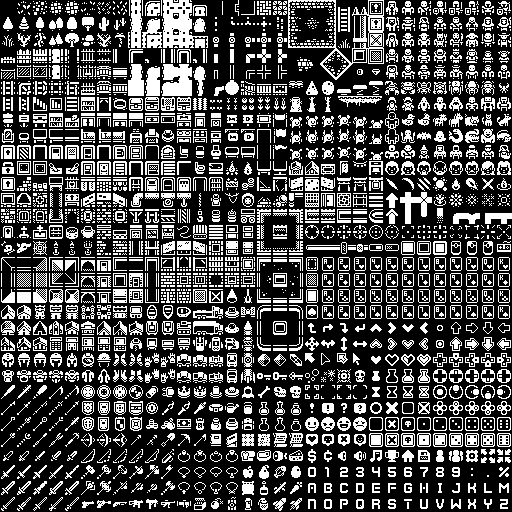
#> input picture assets/tilesets/kenney-1-bit/tileset-monochrome-transparent-no-borders.png, 512 x 512 px
$ python remove_tileset_borders.py tileset-monochrome-transparent-no-borders.png out.png
#> lines starting #> are read from the running program, lines starting #| are printed output that depends on the picture
#! /usr/bin/env python3

import os.path
import sys

from PIL import Image


source = sys.argv[1]
destination = sys.argv[2]

if source == destination:
    raise ValueError("Source and destination are the same")

if os.path.exists(destination):
    raise ValueError(f"{destination} already exists")

image = Image.open(source)
#> image is the input picture: PIL image 512x512 RGB; 29.9% white in thin lines or dots
old_width, old_height = image.size
#> old_width = 512; old_height = 512
new_width = 32 * 16
new_height = new_width
new_image = Image.new('RGBA', (new_width, new_height))
#> new_image: PIL image 512x512 RGBA; every value is 0

for i in range(32):
    for j in range(32):
        tile = image.crop((i * 17, j * 17, i * 17 + 16, j * 17 + 16))
        new_image.paste(tile, (i * 16, j * 16))
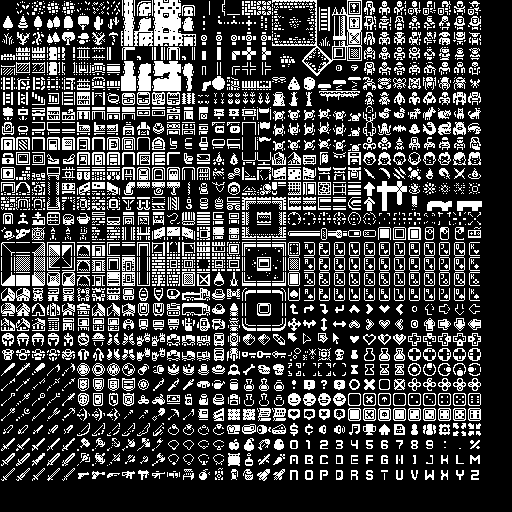
#> new_image: PIL image 512x512 RGBA; mean R, G, B, A 67, 67, 67, 255
#> tile: PIL image 16x16 RGB; every value is 0

new_image.save(destination)
